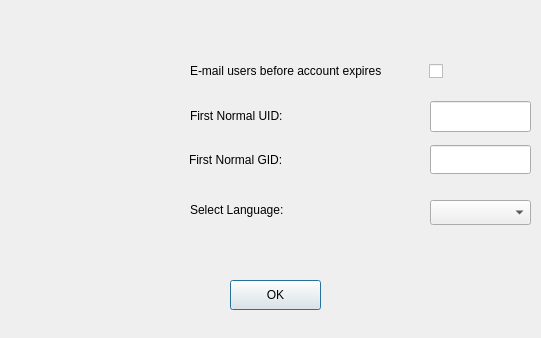
<ui version="4.0" >
 <class>Settings</class>
 <widget class="QDialog" name="Settings" >
  <property name="windowModality" >
   <enum>Qt::WindowModal</enum>
  </property>
  <property name="geometry" >
   <rect>
    <x>0</x>
    <y>0</y>
    <width>541</width>
    <height>338</height>
   </rect>
  </property>
  <property name="windowTitle" >
   <string>UserManager-Settings</string>
  </property>
  <property name="windowIcon" >
   <iconset resource="../resources/images.qrc" >
    <normaloff>:/new/prefix1/images/settings.png</normaloff>:/new/prefix1/images/settings.png</iconset>
  </property>
  <widget class="QCheckBox" name="warnCheckBox" >
   <property name="geometry" >
    <rect>
     <x>429</x>
     <y>60</y>
     <width>31</width>
     <height>23</height>
    </rect>
   </property>
   <property name="text" >
    <string/>
   </property>
  </widget>
  <widget class="QLabel" name="warnLabel" >
   <property name="geometry" >
    <rect>
     <x>190</x>
     <y>51</y>
     <width>241</width>
     <height>41</height>
    </rect>
   </property>
   <property name="text" >
    <string>E-mail users before account expires</string>
   </property>
   <property name="textFormat" >
    <enum>Qt::RichText</enum>
   </property>
   <property name="scaledContents" >
    <bool>true</bool>
   </property>
   <property name="wordWrap" >
    <bool>true</bool>
   </property>
  </widget>
  <widget class="QPushButton" name="okSetBtn" >
   <property name="geometry" >
    <rect>
     <x>230</x>
     <y>280</y>
     <width>91</width>
     <height>30</height>
    </rect>
   </property>
   <property name="text" >
    <string>OK</string>
   </property>
   <property name="icon" >
    <iconset resource="../resources/images.qrc" >
     <normaloff>:/new/prefix1/images/ok.png</normaloff>:/new/prefix1/images/ok.png</iconset>
   </property>
  </widget>
  <widget class="QLineEdit" name="minGidEdit" >
   <property name="enabled" >
    <bool>true</bool>
   </property>
   <property name="geometry" >
    <rect>
     <x>430</x>
     <y>145</y>
     <width>101</width>
     <height>29</height>
    </rect>
   </property>
  </widget>
  <widget class="QLineEdit" name="minUidEdit" >
   <property name="enabled" >
    <bool>true</bool>
   </property>
   <property name="geometry" >
    <rect>
     <x>430</x>
     <y>101</y>
     <width>101</width>
     <height>31</height>
    </rect>
   </property>
  </widget>
  <widget class="QLabel" name="label" >
   <property name="geometry" >
    <rect>
     <x>190</x>
     <y>100</y>
     <width>241</width>
     <height>31</height>
    </rect>
   </property>
   <property name="text" >
    <string>First Normal UID:</string>
   </property>
  </widget>
  <widget class="QLabel" name="label_2" >
   <property name="geometry" >
    <rect>
     <x>189</x>
     <y>150</y>
     <width>171</width>
     <height>20</height>
    </rect>
   </property>
   <property name="text" >
    <string>First Normal GID:</string>
   </property>
  </widget>
  <widget class="QLabel" name="label_3" >
   <property name="geometry" >
    <rect>
     <x>190</x>
     <y>200</y>
     <width>221</width>
     <height>20</height>
    </rect>
   </property>
   <property name="text" >
    <string>Select Language:</string>
   </property>
  </widget>
  <widget class="QComboBox" name="languageCombo" >
   <property name="geometry" >
    <rect>
     <x>430</x>
     <y>200</y>
     <width>101</width>
     <height>25</height>
    </rect>
   </property>
   <property name="duplicatesEnabled" >
    <bool>true</bool>
   </property>
  </widget>
 </widget>
 <resources>
  <include location="../resources/images.qrc" />
 </resources>
 <connections>
  <connection>
   <sender>okSetBtn</sender>
   <signal>clicked()</signal>
   <receiver>Settings</receiver>
   <slot>close()</slot>
   <hints>
    <hint type="sourcelabel" >
     <x>274</x>
     <y>292</y>
    </hint>
    <hint type="destinationlabel" >
     <x>372</x>
     <y>290</y>
    </hint>
   </hints>
  </connection>
 </connections>
</ui>
